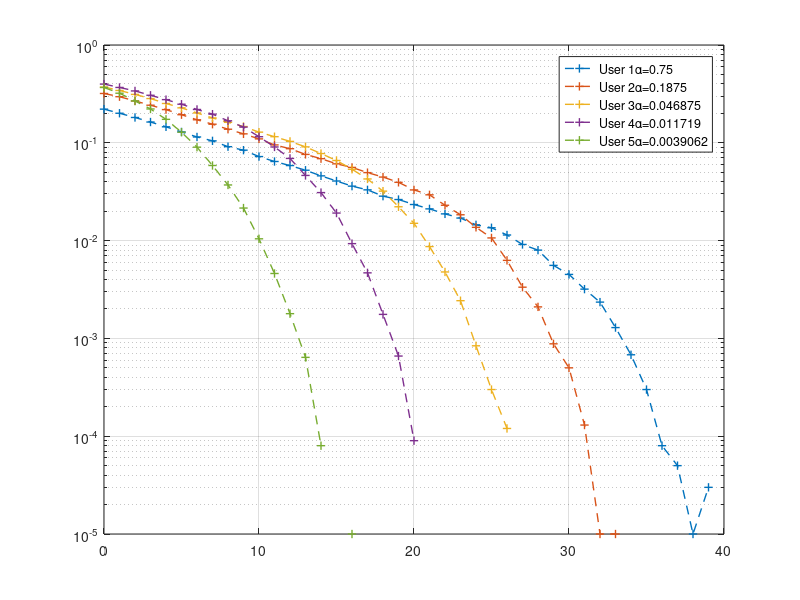

Write MATLAB code to recreate this figure.
clc; clear variables;
user=input('Number of users: ');
a1=3/4; N = 1e5; SNR = 0:40; P=1;
powcoef=zeros(1,user);
powcoef(1)=a1;
for i=2:user-1
    powcoef(i)=a1*(1-sum(powcoef(1:i-1)));
end
powcoef(user)=1-sum(powcoef);
% powcoef=[0.70,0.25 0.05]; N=1e5; SNR=0:40;P=1;
ber=zeros(user,N);
biter=zeros(user, length(SNR));
em=zeros(user, length(SNR));
for u = 1:length(SNR)
    x=zeros(user,N);
    xmod=zeros(user,N);
    xx=zeros(1,N);
    noise=zeros(user,N);
    y=zeros(user,N);
    for i=1:user
        x(i,:) = randi([0 1],1,N);%Create 0 and 1
    end
    for j=1:user
        xmod(j,:) = 2*x(j,:)-1;%Bpsk bits
    end
    for k=1:user
        xx=xx+sqrt(powcoef(k)*P)*xmod(k,:);%Superposition
    end
    for l=1:user%creating noise for each user
        f=0;
        for z=l:user
            f=f+powcoef(z);
        end
        noise(l,:) = wgn(1,length(xx),10*log10(f/(10^(SNR(u)/10))));
    end
    for m=1:user%Applying user's noise to superpositioned signal
       y(m,:)=xx+noise(m,:); 
    end
    for n=1:user
        if n==1
            x1_hat = ones(1,N);
            x1_hat(y(1,:) < 0) = 0;
            ber(1,:)=x1_hat;
        else
            for o=1:n-1
                x_hat = ones(1,N);
                x_hat(y(n,:) < 0) = -1;
                y(n,:)=y(n,:)-sqrt(powcoef(o)*P)*x_hat;
            end
            x_zero=ones(1,N);
            x_zero(y(n,:)<0)=0;
            ber(n,:)=x_zero;
        end
    end
    for p=1:user
       biter(p,u)=biterr(x(p,:),ber(p,:))/N;
    end
end
colorstring = 'bmryk';
figure(1)
for v=1:user
    txt = ['User ',num2str(v),'\alpha=',num2str(powcoef(v))];
    semilogy(SNR, biter(v,:),'+--', 'linewidth', 1,'DisplayName',txt);
    grid on; hold on;
end
legend show